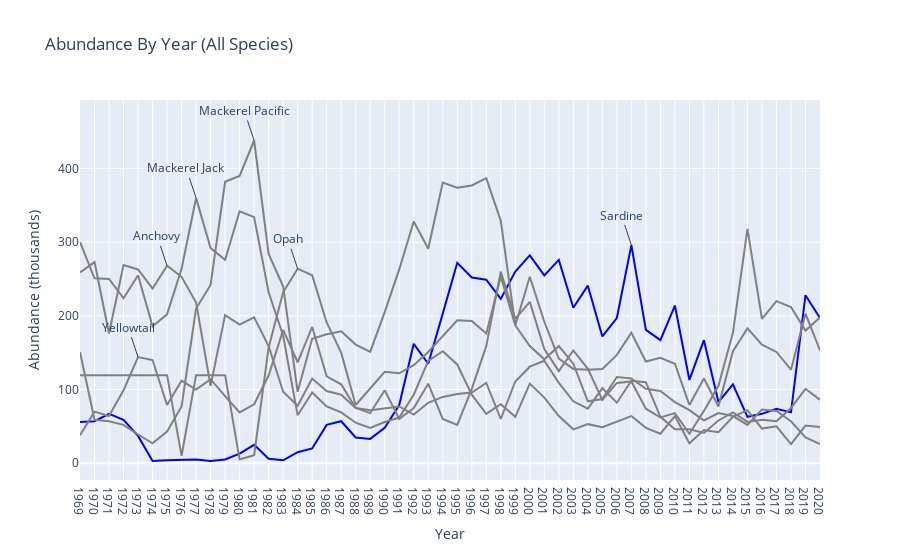

Here is the notebook cell this chart was saved with:
### Markdown cell above
### The Shift Towards Sardine

### Code cell
# clean and process landing data (time series version)
fish_count_ts_df = landing_summary_ts.filter(['Year','SpeciesName'],axis=1)
fish_count_ts_df.drop(fish_count_ts_df.tail(5).index,inplace=True)

# create separate dataframes for each species
# groupby year, find counts per year, and rename columns
mjack_ts = fish_count_ts_df[fish_count_ts_df['SpeciesName']=='Mackerel, jack'].groupby('Year').count().reset_index().rename(columns={'SpeciesName':'Count'})
anchovy_ts = fish_count_ts_df[fish_count_ts_df['SpeciesName']=='Anchovy, northern             '].groupby('Year').count().reset_index().rename(columns={'SpeciesName':'Count'})
mpacific_ts = fish_count_ts_df[fish_count_ts_df['SpeciesName']=='Mackerel, Pacific'].groupby('Year').count().reset_index().rename(columns={'SpeciesName':'Count'})
yellowtail_ts = fish_count_ts_df[fish_count_ts_df['SpeciesName']=='Yellowtail'].groupby('Year').count().reset_index().rename(columns={'SpeciesName':'Count'})
opah_ts = fish_count_ts_df[fish_count_ts_df['SpeciesName']=='Opah'].groupby('Year').count().reset_index().rename(columns={'SpeciesName':'Count'})
sardine_ts2 = fish_count_ts_df[fish_count_ts_df['SpeciesName']=='Sardine, Pacific              '].groupby('Year').count().reset_index().rename(columns={'SpeciesName':'Count'})

# label each dataframe based on species type
mjack_ts['Species'] = 'Mackerel Jack'
anchovy_ts['Species'] = 'Anchovy'
mpacific_ts['Species'] = 'Mackerel Pacific'
yellowtail_ts['Species'] = 'Yellowtail'
opah_ts['Species'] = 'Opah'
sardine_ts2['Species'] = 'Sardine'

# combine dataframes
species_ts = pd.concat([mjack_ts,anchovy_ts,mpacific_ts,yellowtail_ts,opah_ts,sardine_ts2],ignore_index=True)

# pivot combined dataframe
species_total_ts = species_ts.pivot(
    index = 'Year',
    columns = 'Species',
    values = 'Count'
)

# impute missing values in Opah column with means
species_total_ts_final = species_total_ts.fillna(round(species_total_ts.Opah.mean(),1))

# construct line plot
# add custom colors to grey out all species except sardine
fig_species_total = px.line(
    species_total_ts_final,
    y = ['Sardine','Anchovy','Mackerel Jack','Mackerel Pacific', 'Opah', 'Yellowtail'],
    color_discrete_sequence= ['blue','gray','gray','gray','gray','gray'],
    labels = {'value':'Abundance (thousands)'},
    title = 'Abundance By Year (All Species)'
)

# add annotations to specified points on the lines
fig_species_total.update_layout(
    annotations=[
        {'x':8,'y':360,'text':'Mackerel Jack'},
        {'x':6,'y':268,'text':'Anchovy'},
        {'x':12,'y':438,'text':'Mackerel Pacific'},
        {'x':15,'y':264,'text':'Opah'},
        {'x':4,'y':144,'text':'Yellowtail'},
        {'x':38,'y':296,'text':'Sardine'}],
        showlegend=False)


fig_species_total.show()

### Figure 1 — Plotly figure (JSON) as saved in the notebook; plotly's stock layout.template omitted (floating-point values rounded to 4 significant figures)
{"data": [{"hovertemplate": "variable=Sardine<br>Year=%{x}<br>Abundance (thousands)=%{y}<extra></extra>", "legendgroup": "Sardine", "line": {"color": "blue", "dash": "solid"}, "mode": "lines", "name": "Sardine", "orientation": "v", "showlegend": true, "type": "scatter", "x": ["1969", "1970", "1971", "1972", "1973", "1974", "1975", "1976", "1977", "1978", "1979", "1980", "1981", "1982", "1983", "1984", "1985", "1986", "1987", "1988", "1989", "1990", "1991", "1992", "1993", "1994", "1995", "1996", "1997", "1998", "1999", "2000", "2001", "2002", "2003", "2004", "2005", "2006", "2007", "2008", "2009", "2010", "2011", "2012", "2013", "2014", "2015", "2016", "2017", "2018", "2019", "2020"], "xaxis": "x", "y": [56, 57, 67, 59, 37, 3, 4, 5, 5, 3, 5, 13, 25, 6, 4, 15, 20, 52, 57, 35, 33, 48, 79, 162, 135, 203, 272, 252, 249, 223, 260, 282, 255, 276, 211, 241, 172, 197, 296, 181, 167, 214, 113, 167, 83, 107, 63, 67, 74, 69, 228, 197], "yaxis": "y"}, {"hovertemplate": "variable=Anchovy<br>Year=%{x}<br>Abundance (thousands)=%{y}<extra></extra>", "legendgroup": "Anchovy", "line": {"color": "gray", "dash": "solid"}, "mode": "lines", "name": "Anchovy", "orientation": "v", "showlegend": true, "type": "scatter", "x": ["1969", "1970", "1971", "1972", "1973", "1974", "1975", "1976", "1977", "1978", "1979", "1980", "1981", "1982", "1983", "1984", "1985", "1986", "1987", "1988", "1989", "1990", "1991", "1992", "1993", "1994", "1995", "1996", "1997", "1998", "1999", "2000", "2001", "2002", "2003", "2004", "2005", "2006", "2007", "2008", "2009", "2010", "2011", "2012", "2013", "2014", "2015", "2016", "2017", "2018", "2019", "2020"], "xaxis": "x", "y": [259, 273, 176, 269, 263, 237, 268, 253, 218, 105, 201, 188, 198, 159, 97, 78, 115, 98, 93, 75, 72, 74, 77, 66, 82, 90, 94, 96, 109, 60, 111, 131, 139, 109, 84, 74, 102, 82, 112, 110, 63, 46, 46, 41, 58, 69, 56, 59, 57, 75, 101, 86], "yaxis": "y"}, {"hovertemplate": "variable=Mackerel Jack<br>Year=%{x}<br>Abundance (thousands)=%{y}<extra></extra>", "legendgroup": "Mackerel Jack", "line": {"color": "gray", "dash": "solid"}, "mode": "lines", "name": "Mackerel Jack", "orientation": "v", "showlegend": true, "type": "scatter", "x": ["1969", "1970", "1971", "1972", "1973", "1974", "1975", "1976", "1977", "1978", "1979", "1980", "1981", "1982", "1983", "1984", "1985", "1986", "1987", "1988", "1989", "1990", "1991", "1992", "1993", "1994", "1995", "1996", "1997", "1998", "1999", "2000", "2001", "2002", "2003", "2004", "2005", "2006", "2007", "2008", "2009", "2010", "2011", "2012", "2013", "2014", "2015", "2016", "2017", "2018", "2019", "2020"], "xaxis": "x", "y": [300, 251, 250, 224, 255, 186, 202, 264, 360, 292, 276, 342, 334, 232, 173, 65, 96, 77, 69, 55, 48, 56, 62, 93, 139, 152, 134, 93, 67, 80, 63, 108, 89, 64, 46, 53, 49, 57, 64, 48, 40, 64, 27, 45, 42, 63, 72, 47, 50, 26, 51, 49], "yaxis": "y"}, {"hovertemplate": "variable=Mackerel Pacific<br>Year=%{x}<br>Abundance (thousands)=%{y}<extra></extra>", "legendgroup": "Mackerel Pacific", "line": {"color": "gray", "dash": "solid"}, "mode": "lines", "name": "Mackerel Pacific", "orientation": "v", "showlegend": true, "type": "scatter", "x": ["1969", "1970", "1971", "1972", "1973", "1974", "1975", "1976", "1977", "1978", "1979", "1980", "1981", "1982", "1983", "1984", "1985", "1986", "1987", "1988", "1989", "1990", "1991", "1992", "1993", "1994", "1995", "1996", "1997", "1998", "1999", "2000", "2001", "2002", "2003", "2004", "2005", "2006", "2007", "2008", "2009", "2010", "2011", "2012", "2013", "2014", "2015", "2016", "2017", "2018", "2019", "2020"], "xaxis": "x", "y": [151, 59, 57, 52, 39, 27, 43, 77, 210, 242, 382, 390, 438, 284, 240, 97, 169, 175, 179, 161, 151, 205, 263, 328, 291, 381, 374, 377, 387, 329, 187, 253, 192, 142, 128, 127, 128, 147, 177, 138, 143, 135, 79, 115, 77, 152, 183, 161, 151, 127, 203, 153], "yaxis": "y"}, {"hovertemplate": "variable=Opah<br>Year=%{x}<br>Abundance (thousands)=%{y}<extra></extra>", "legendgroup": "Opah", "line": {"color": "gray", "dash": "solid"}, "mode": "lines", "name": "Opah", "orientation": "v", "showlegend": true, "type": "scatter", "x": ["1969", "1970", "1971", "1972", "1973", "1974", "1975", "1976", "1977", "1978", "1979", "1980", "1981", "1982", "1983", "1984", "1985", "1986", "1987", "1988", "1989", "1990", "1991", "1992", "1993", "1994", "1995", "1996", "1997", "1998", "1999", "2000", "2001", "2002", "2003", "2004", "2005", "2006", "2007", "2008", "2009", "2010", "2011", "2012", "2013", "2014", "2015", "2016", "2017", "2018", "2019", "2020"], "xaxis": "x", "y": [119.5, 119.5, 119.5, 119.5, 119.5, 119.5, 119.5, 10, 119.5, 119.5, 119.5, 5, 11, 157, 232, 264, 255, 191, 150, 79, 102, 124, 122, 133, 151, 173, 194, 193, 176, 253, 187, 159, 141, 159, 135, 84, 87, 117, 115, 101, 98, 83, 72, 58, 68, 64, 52, 73, 71, 57, 35, 26], "yaxis": "y"}, {"hovertemplate": "variable=Yellowtail<br>Year=%{x}<br>Abundance (thousands)=%{y}<extra></extra>", "legendgroup": "Yellowtail", "line": {"color": "gray", "dash": "solid"}, "mode": "lines", "name": "Yellowtail", "orientation": "v", "showlegend": true, "type": "scatter", "x": ["1969", "1970", "1971", "1972", "1973", "1974", "1975", "1976", "1977", "1978", "1979", "1980", "1981", "1982", "1983", "1984", "1985", "1986", "1987", "1988", "1989", "1990", "1991", "1992", "1993", "1994", "1995", "1996", "1997", "1998", "1999", "2000", "2001", "2002", "2003", "2004", "2005", "2006", "2007", "2008", "2009", "2010", "2011", "2012", "2013", "2014", "2015", "2016", "2017", "2018", "2019", "2020"], "xaxis": "x", "y": [38, 70, 64, 99, 144, 140, 79, 112, 100, 114, 91, 69, 80, 119, 181, 137, 185, 118, 107, 75, 68, 99, 60, 75, 108, 60, 52, 101, 159, 260, 196, 219, 155, 125, 153, 128, 86, 109, 111, 74, 62, 68, 40, 71, 105, 177, 318, 196, 220, 212, 180, 198], "yaxis": "y"}], "layout": {"annotations": [{"text": "Mackerel Jack", "x": 8, "y": 360}, {"text": "Anchovy", "x": 6, "y": 268}, {"text": "Mackerel Pacific", "x": 12, "y": 438}, {"text": "Opah", "x": 15, "y": 264}, {"text": "Yellowtail", "x": 4, "y": 144}, {"text": "Sardine", "x": 38, "y": 296}], "legend": {"title": {"text": "variable"}, "tracegroupgap": 0}, "showlegend": false, "title": {"text": "Abundance By Year (All Species)"}, "xaxis": {"anchor": "y", "domain": [0, 1], "title": {"text": "Year"}}, "yaxis": {"anchor": "x", "domain": [0, 1], "title": {"text": "Abundance (thousands)"}}}}
